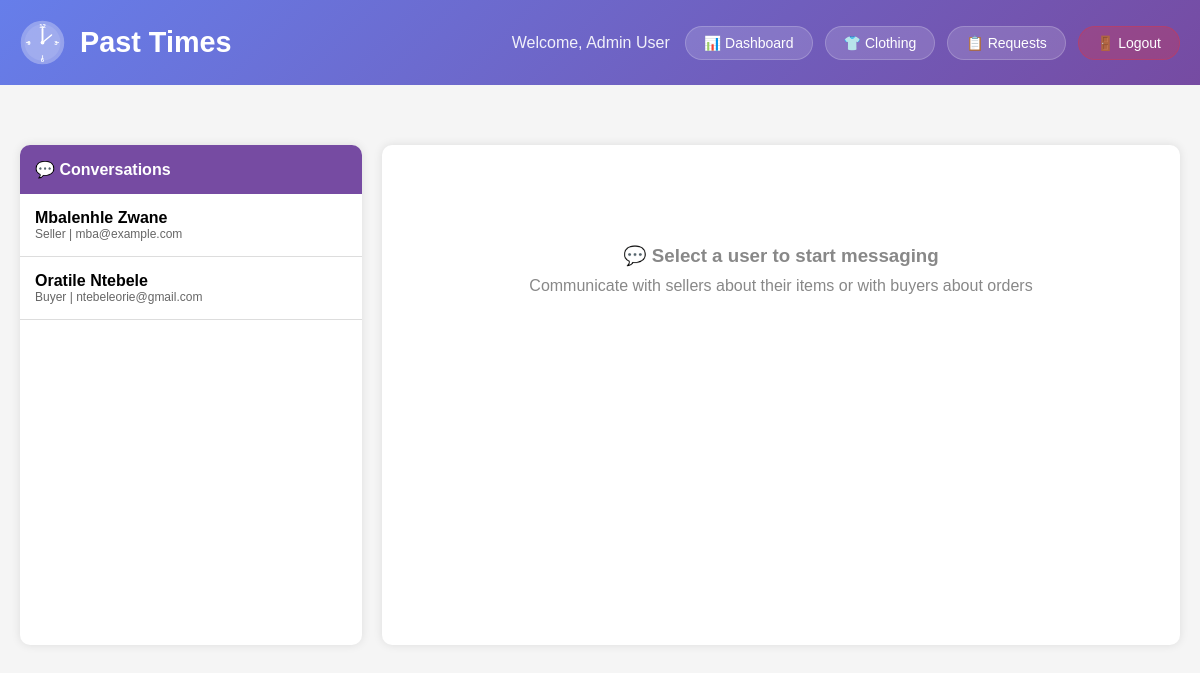
The app's page /admin_messages.php (signed in) with its own data.
### tables this page shows
CREATE TABLE IF NOT EXISTS `user` (
  `user_id` int(11) NOT NULL AUTO_INCREMENT,
  `name` varchar(100) NOT NULL,
  `email` varchar(100) NOT NULL,
  `password` varchar(255) NOT NULL,
  `role` varchar(10) DEFAULT 'buyer',
  `phone` varchar(20) DEFAULT NULL,
  `verified` int(11) DEFAULT 0,
  `is_seller` tinyint(4) DEFAULT 0,
  PRIMARY KEY (`user_id`),
  UNIQUE KEY `email` (`email`)
);

### admin_messages.php (the view, shortened to what this page needs)
<?php
include 'DBConn.php';
$users = mysqli_query($conn, "SELECT user_id, name, email, role FROM user WHERE role IN ('seller', 'buyer') ORDER BY name");
$selected_user = null;
$messages = null;
?>
<!DOCTYPE html>
<html lang="en">
<head>
</head>
<body>
    <div class="header">
        <div class="header-left">
            <div class="header-logo-icon">
                <svg width="45" height="45" viewBox="0 0 60 60" xmlns="http://www.w3.org/2000/svg">
                    <text x="30" y="10" text-anchor="middle" font-size="8" fill="white" font-weight="bold">12</text>
                    <text x="48" y="33" text-anchor="middle" font-size="8" fill="white" font-weight="bold">3</text>
                    <text x="30" y="56" text-anchor="middle" font-size="8" fill="white" font-weight="bold">6</text>
                    <text x="12" y="33" text-anchor="middle" font-size="8" fill="white" font-weight="bold">9</text>
                </svg>
            </div>
            <h1>Past Times</h1>
        </div>
        <div class="header-right">
            <span class="welcome-text">Welcome, <?php echo $_SESSION['admin_name']; ?></span>
            <div class="nav-buttons">
                <a href="admin_dashboard.php" class="nav-btn">📊 Dashboard</a>
                <a href="admin_clothing.php" class="nav-btn">👕 Clothing</a>
                <a href="admin_requests.php" class="nav-btn">📋 Requests</a>
                <a href="logout.php" class="nav-btn logout">🚪 Logout</a>
            </div>
        </div>
    </div>
    <div class="container">
        <div class="message-container">
            <div class="users-list">
                <div style="padding: 15px; background: #764ba2; color: white; font-weight: bold;">
                    💬 Conversations
                </div>
                <?php while($user = mysqli_fetch_assoc($users)): ?>
                    <a href="?chat_user=<?php echo $user['user_id']; ?>" style="text-decoration: none; color: inherit;">
                        <div class="user-item <?php echo (isset($_GET['chat_user']) && $_GET['chat_user'] == $user['user_id']) ? 'active' : ''; ?>">
                            <div class="user-name"><?php echo htmlspecialchars($user['name']); ?></div>
                            <div class="user-role"><?php echo ucfirst($user['role']); ?> | <?php echo htmlspecialchars($user['email']); ?></div>
                        </div>
                    </a>
                <?php endwhile; ?>
            </div>
            <div class="chat-area">
                <?php if ($selected_user): ?>
                    <div class="chat-header">
                        <h3>Chat with <?php echo htmlspecialchars($selected_user['name']); ?></h3>
                        <small><?php echo ucfirst($selected_user['role']); ?> | <?php echo htmlspecialchars($selected_user['email']); ?></small>
                    </div>
                    <div class="chat-messages" id="chatMessages">
                        <?php if ($messages && mysqli_num_rows($messages) > 0): ?>
                            <?php while($msg = mysqli_fetch_assoc($messages)): ?>
                                <div class="message <?php echo ($msg['sender_name'] == 'Admin') ? 'admin' : 'user'; ?>">
                                    <div class="message-bubble">
                                        <div><?php echo nl2br(htmlspecialchars($msg['message_text'])); ?></div>
                                        <div class="message-time"><?php echo date('M d, H:i', strtotime($msg['time_sent'])); ?></div>
                                    </div>
                                </div>
                            <?php endwhile; ?>
                        <?php else: ?>
                            <div class="no-messages">No messages yet. Start a conversation!</div>
                        <?php endif; ?>
                    </div>
                    <div class="chat-input">
                        <form method="POST">
                            <input type="hidden" name="receiver_id" value="<?php echo $selected_user['user_id']; ?>">
                            <textarea name="message_text" placeholder="Type your message here... (Discuss item conditions, delivery, etc.)" required></textarea>
                            <button type="submit" name="reply_message" class="btn-send">📤 Send</button>
                        </form>
                    </div>
                <?php else: ?>
                    <div class="no-messages" style="padding: 100px;">
                        <h3>💬 Select a user to start messaging</h3>
                        <p style="margin-top: 10px;">Communicate with sellers about their items or with buyers about orders</p>
                    </div>
                <?php endif; ?>
            </div>
        </div>
    </div>
</body>
</html>

### admin_messages.php (style rules this page uses)
* { margin: 0; padding: 0; box-sizing: border-box; }
body { font-family: Arial, sans-serif; background: #f5f5f5; }
.header { background: linear-gradient(135deg, #667eea 0%, #764ba2 100%); color: white; padding: 20px; display: flex; justify-content: space-between; align-items: center; }
.header-left { display: flex; align-items: center; gap: 15px; }
.header-logo-icon { width: 45px; height: 45px; display: flex; align-items: center; justify-content: center; }
.header-logo-icon svg { width: 100%; height: auto; }
.header h1 { font-size: 1.8em; display: flex; align-items: center; gap: 10px; }
.header-right { display: flex; align-items: center; gap: 15px; }
.welcome-text { opacity: 0.9; }
.container { max-width: 1200px; margin: 40px auto; padding: 20px; }
.message-container { display: flex; gap: 20px; min-height: 500px; }
.users-list { width: 30%; background: white; border-radius: 10px; box-shadow: 0 0 10px rgba(0,0,0,0.1); overflow: hidden; }
.chat-area { width: 70%; background: white; border-radius: 10px; box-shadow: 0 0 10px rgba(0,0,0,0.1); display: flex; flex-direction: column; }
.user-item { padding: 15px; border-bottom: 1px solid #ddd; cursor: pointer; transition: background 0.3s; }
.user-name { font-weight: bold; }
.user-role { font-size: 12px; color: #666; }
.no-messages { text-align: center; color: #888; padding: 50px; }
.nav-buttons { display: flex; gap: 12px; align-items: center; }
.nav-btn { color: white; text-decoration: none; padding: 8px 18px; border-radius: 20px; background: rgba(255, 255, 255, 0.15); transition: all 0.3s ease; font-size: 14px; border: 1px solid rgba(255, 255, 255, 0.2); }
.nav-btn.logout { background: rgba(220, 53, 69, 0.3); border-color: rgba(220, 53, 69, 0.4); }

### records on screen
user: name "Mbalenhle Zwane", role "Seller", email "mba@example.com"
user: name "Oratile Ntebele", role "Buyer", email "ntebeleorie@gmail.com"

### other values on screen
$_SESSION['admin_name'] "Admin User"
